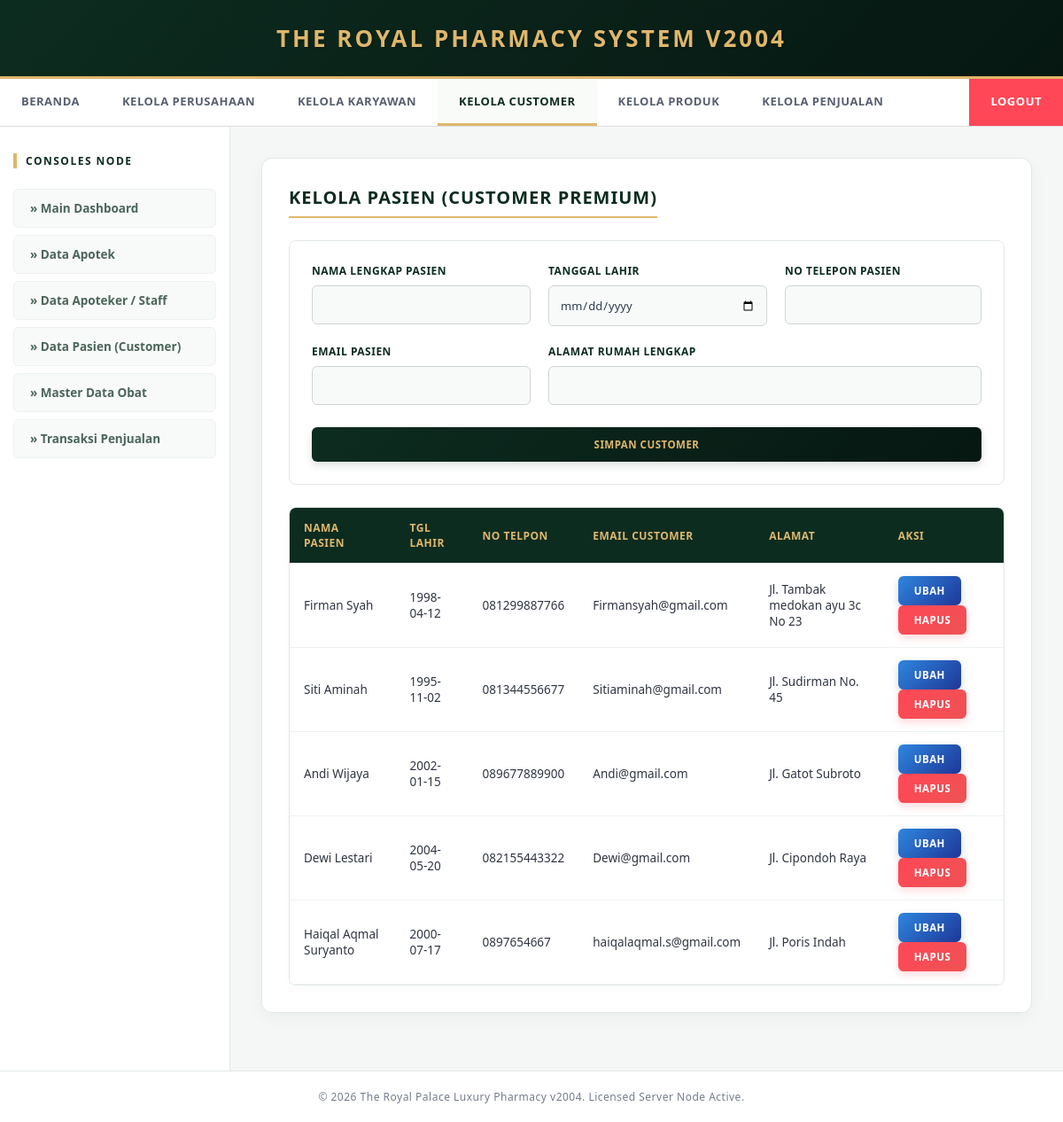
Screenshot of /index.php?page=customer (signed in) with the database file from the repository.
### tables this page shows
CREATE TABLE `customer` (
  `id_customer` int(11) NOT NULL,
  `nama_customer` varchar(100) DEFAULT NULL,
  `tgl_lahir` date DEFAULT NULL,
  `no_telp` varchar(20) DEFAULT NULL,
  `email_customer` varchar(100) DEFAULT NULL,
  `alamat` text DEFAULT NULL
);

### index.php (the view, shortened to what this page needs)
<?php
include 'koneksi.php';
$page = isset($_GET['page']) ? $_GET['page'] : 'beranda';
?>
<!DOCTYPE html>
<html lang="id">
<head>
</head>
<body>
    <header>
        <h1>THE ROYAL PHARMACY SYSTEM v2004</h1>
    </header>
    <nav>
        <a href="index.php?page=beranda" class="<?=$page=='beranda'?'active':''?>">Beranda</a>
        <a href="index.php?page=perusahaan" class="<?=$page=='perusahaan'?'active':''?>">Kelola Perusahaan</a>
        <a href="index.php?page=karyawan" class="<?=$page=='karyawan'?'active':''?>">Kelola Karyawan</a>
        <a href="index.php?page=customer" class="<?=$page=='customer'?'active':''?>">Kelola Customer</a>
        <a href="index.php?page=produk" class="<?=$page=='produk'?'active':''?>">Kelola Produk</a>
        <a href="index.php?page=penjualan" class="<?=$page=='penjualan'?'active':''?>">Kelola Penjualan</a>
        <a href="login.php" style="background: #ff4757; color:#fff; border-bottom:none; margin-left: auto; font-weight: bold;">Logout</a>
    </nav>
    <div class="main-wrapper">
        <aside>
            <p>CONSOLES NODE</p>
            <a href="index.php?page=beranda">» Main Dashboard</a>
            <a href="index.php?page=perusahaan">» Data Apotek</a>
            <a href="index.php?page=karyawan">» Data Apoteker / Staff</a>
            <a href="index.php?page=customer">» Data Pasien (Customer)</a>
            <a href="index.php?page=produk">» Master Data Obat</a>
            <a href="index.php?page=penjualan">» Transaksi Penjualan</a>
        </aside>
        <main>
            <div class="card-luxury">
                <?php
                if ($page == 'beranda') {
                    $count_pt = mysqli_num_rows(mysqli_query($conn, "SELECT id_perusahaan FROM perusahaan"));
                    $count_cust = mysqli_num_rows(mysqli_query($conn, "SELECT id_customer FROM customer"));
                    $count_prod = mysqli_num_rows(mysqli_query($conn, "SELECT id_produk FROM produk"));
                    $count_faktur = mysqli_num_rows(mysqli_query($conn, "SELECT no_fatur FROM faktur"));
                    $sum_income = mysqli_fetch_array(mysqli_query($conn, "SELECT SUM(grand_total) as total FROM faktur"));
                    $total_income = $sum_income['total'] ? $sum_income['total'] : 0;
                ?>
                    <h2>Main Dashboard</h2>
                    <p style="color:#747d8c; font-size:13px; margin-bottom: 25px;">Engine Port Active: :2004. Executive Class Premium Pharmacy Factoring System.</p>
                    <div class="dashboard-grid">
                        <div class="widget-card">
                            <h3>Apotek / PT</h3><div class="value"><?=$count_pt?></div>
                        </div>
                        <div class="widget-card">
                            <h3>Pasien Terdaftar</h3><div class="value"><?=$count_cust?></div>
                        </div>
                        <div class="widget-card">
                            <h3>Stok Komoditas Obat</h3><div class="value"><?=$count_prod?></div>
                        </div>
                        <div class="widget-card" style="border-top-color: #00aa55;">
                            <h3>Faktur Keluar</h3><div class="value"><?=$count_faktur?></div>
                        </div>
                    </div>
                    <div style="background:#f8faf9; border: 1px solid #e1e8e5; border-left: 5px solid #00ff66; padding:25px; border-radius:8px; box-shadow: 0 4px 10px rgba(0,0,0,0.01);">
                        <h3 style="font-size:11.5px; color:#2f3542; text-transform:uppercase; letter-spacing:1px; margin-bottom:8px; font-weight: 700;">Total Pendapatan Apotek</h3>
                        <div style="font-size:28px; font-weight:bold; color:#0d2c20; font-family:monospace;">Rp <?=number_format($total_income)?></div>
                    </div>
                <?php
                } elseif ($page == 'customer') {
                    $id = ''; $nama = ''; $tgl_lahir = ''; $no_telp = ''; $email_cust = ''; $alamat = ''; $btn_text = 'SIMPAN CUSTOMER';
                ?>
                    <h2>Kelola Pasien (Customer Premium)</h2>
                    <form action="" method="POST" class="form-box">
                        <div class="form-group"><label>Nama Lengkap Pasien</label><input type="text" name="nama" value="<?=$nama?>" required></div>
                        <div class="form-group"><label>Tanggal Lahir</label><input type="date" name="tgl_lahir" value="<?=$tgl_lahir?>" required></div>
                        <div class="form-group"><label>No Telepon Pasien</label><input type="text" name="no_telp" value="<?=$no_telp?>" required></div>
                        <div class="form-group"><label>Email Pasien</label><input type="email" name="email_customer" value="<?=$email_cust?>" required></div>
                        <div class="form-group" style="grid-column: span 2;"><label>Alamat Rumah Lengkap</label><input type="text" name="alamat" value="<?=$alamat?>" required></div>
                        <button type="submit" name="save_cust" class="btn" style="grid-column: span 3; margin-top:5px; padding:12px;"><?=$btn_text?></button>
                    </form>
                    <div class="table-responsive">
                        <table>
                            <tr><th>Nama Pasien</th><th>Tgl Lahir</th><th>No Telpon</th><th>Email Customer</th><th>Alamat</th><th>Aksi</th></tr>
                            <?php $q = mysqli_query($conn, "SELECT * FROM customer"); while($d = mysqli_fetch_array($q)){ ?>
                            <tr><td><?=$d['nama_customer']?></td><td><?=$d['tgl_lahir']?></td><td><?=$d['no_telp']?></td><td><?=$d['email_customer']?></td><td><?=$d['alamat']?></td>
                            <td>
                                <a href="index.php?page=customer&action=edit&id=<?=$d['id_customer']?>" class="btn btn-edit">Ubah</a>
                                <a href="index.php?page=customer&action=delete_cust&id=<?=$d['id_customer']?>" class="btn btn-danger" onclick="return confirm('Hapus?')">Hapus</a>
                            </td></tr>
                            <?php } ?>
                        </table>
                    </div>
                <?php
                } ?>
            </div>
        </main>
    </div>
    <footer>&copy; 2026 The Royal Palace Luxury Pharmacy v2004. Licensed Server Node Active.</footer>
</body>
</html>

### index.php (style rules this page uses)
* { box-sizing: border-box; margin: 0; padding: 0; font-family: 'Segoe UI', Tahoma, Geneva, Verdana, sans-serif; transition: all 0.2s ease; }
body { background: #f4f7f5; color: #2c3e50; display: flex; flex-direction: column; min-height: 100vh; }
header { background: linear-gradient(135deg, #0d2c20 0%, #061711 100%); color: #dfb76c; padding: 25px; text-align: center; border-bottom: 3px solid #dfb76c; box-shadow: 0 4px 15px rgba(0,0,0,0.15); }
header h1 { font-size: 26px; letter-spacing: 3px; text-transform: uppercase; font-weight: 600; text-shadow: 1px 1px 2px rgba(0,0,0,0.3); }
nav { background: #ffffff; padding: 0; display: flex; justify-content: center; gap: 0; border-bottom: 1px solid #dcdde1; flex-wrap: wrap; box-shadow: 0 2px 5px rgba(0,0,0,0.05); }
nav a { color: #57606f; text-decoration: none; padding: 16px 24px; font-size: 13px; text-transform: uppercase; font-weight: 600; letter-spacing: 0.5px; border-bottom: 3px solid transparent; }
nav a:hover, nav a.active { color: #0d2c20; background: #f9fbf9; border-bottom: 3px solid #dfb76c; }
.main-wrapper { display: flex; flex: 1; flex-direction: row; width: 100%; max-width: 100%; margin: 0 auto; background: #ffffff; }
aside { width: 260px; background: #ffffff; padding: 30px 15px; border-right: 1px solid #e1e8e5; display: flex; flex-direction: column; gap: 8px; }
aside p { color: #0d2c20; font-weight: 700; font-size: 12px; text-transform: uppercase; letter-spacing: 1.5px; margin-bottom: 15px; padding-left: 10px; border-left: 4px solid #dfb76c; }
aside a { color: #4b655a; text-decoration: none; display: block; padding: 12px 18px; background: #f8faf9; border-radius: 6px; font-size: 13.5px; font-weight: 600; border: 1px solid #edf2f0; }
main { flex: 1; padding: 35px; background: #f4f7f5; width: 100%; }
main h2 { margin-bottom: 25px; text-transform: uppercase; font-size: 20px; color: #0d2c20; font-weight: 700; letter-spacing: 1px; border-bottom: 2px solid #dfb76c; padding-bottom: 8px; display: inline-block; }
.card-luxury { background: #ffffff; border: 1px solid #e1e8e5; padding: 30px; border-radius: 12px; box-shadow: 0 6px 18px rgba(0,0,0,0.04); margin-bottom: 30px; }
.table-responsive { width: 100%; overflow-x: auto; margin-top: 20px; border-radius: 8px; border: 1px solid #e1e8e5; box-shadow: 0 4px 12px rgba(0,0,0,0.02); }
table { width: 100%; border-collapse: collapse; background: #ffffff; }
th, td { padding: 14px 16px; text-align: left; font-size: 13.5px; border-bottom: 1px solid #edf2f0; }
th { background: #0d2c20; color: #dfb76c; font-weight: 600; text-transform: uppercase; letter-spacing: 0.5px; font-size: 12px; }
td { color: #2f3542; font-weight: 500; }
.btn { padding: 9px 18px; background: linear-gradient(135deg, #0d2c20 0%, #061711 100%); color: #dfb76c; text-decoration: none; font-size: 11.5px; font-weight: 700; border: none; cursor: pointer; border-radius: 6px; text-transform: uppercase; letter-spacing: 0.5px; display: inline-block; box-shadow: 0 4px 10px rgba(13,44,32,0.15); }
.btn-danger { background: linear-gradient(135deg, #ff4757 0%, #ee5253 100%); color: #fff; box-shadow: 0 4px 10px rgba(255,71,87,0.2); }
.btn-edit { background: linear-gradient(135deg, #2e86de 0%, #1e3799 100%); color: #fff; box-shadow: 0 4px 10px rgba(30,55,153,0.2); }
.form-box { background: #ffffff; padding: 25px; border: 1px solid #e1e8e5; margin-bottom: 25px; display: grid; grid-template-columns: repeat(3, 1fr); gap: 20px; border-radius: 8px; }
.form-group { display: flex; flex-direction: column; }
.form-group label { font-size: 12px; text-transform: uppercase; color: #0d2c20; margin-bottom: 8px; letter-spacing: 0.5px; font-weight: 700; }
.form-box input, .form-box select, .form-box-4col input, .form-box-4col select { padding: 12px; background: #f8faf9; border: 1px solid #ced6d0; color: #2c3e50; border-radius: 6px; font-size: 13px; font-weight: 500; }
footer { background: #ffffff; text-align: center; padding: 20px; font-size: 12px; color: #747d8c; border-top: 1px solid #e1e8e5; letter-spacing: 0.5px; font-weight: 500; }
@media (max-width: 1200px) { .form-box, .form-box-4col { grid-template-columns: repeat(2, 1fr); } }

### rows the page displays
customer: nama_customer "Firman Syah", tgl_lahir "1998-04-12", no_telp "081299887766", email_customer "Firmansyah@gmail.com", alamat "Jl. Tambak medokan ayu 3c No 23"
customer: nama_customer "Siti Aminah", tgl_lahir "1995-11-02", no_telp "081344556677", email_customer "Sitiaminah@gmail.com", alamat "Jl. Sudirman No. 45"
customer: nama_customer "Andi Wijaya", tgl_lahir "2002-01-15", no_telp "089677889900", email_customer "Andi@gmail.com", alamat "Jl. Gatot Subroto"
customer: nama_customer "Dewi Lestari", tgl_lahir "2004-05-20", no_telp "082155443322", email_customer "Dewi@gmail.com", alamat "Jl. Cipondoh Raya"
customer: nama_customer "Haiqal Aqmal Suryanto", tgl_lahir "2000-07-17", no_telp "0897654667", email_customer "haiqalaqmal.s@gmail.com", alamat "Jl. Poris Indah"

### other values shown
$btn_text "SIMPAN CUSTOMER"
